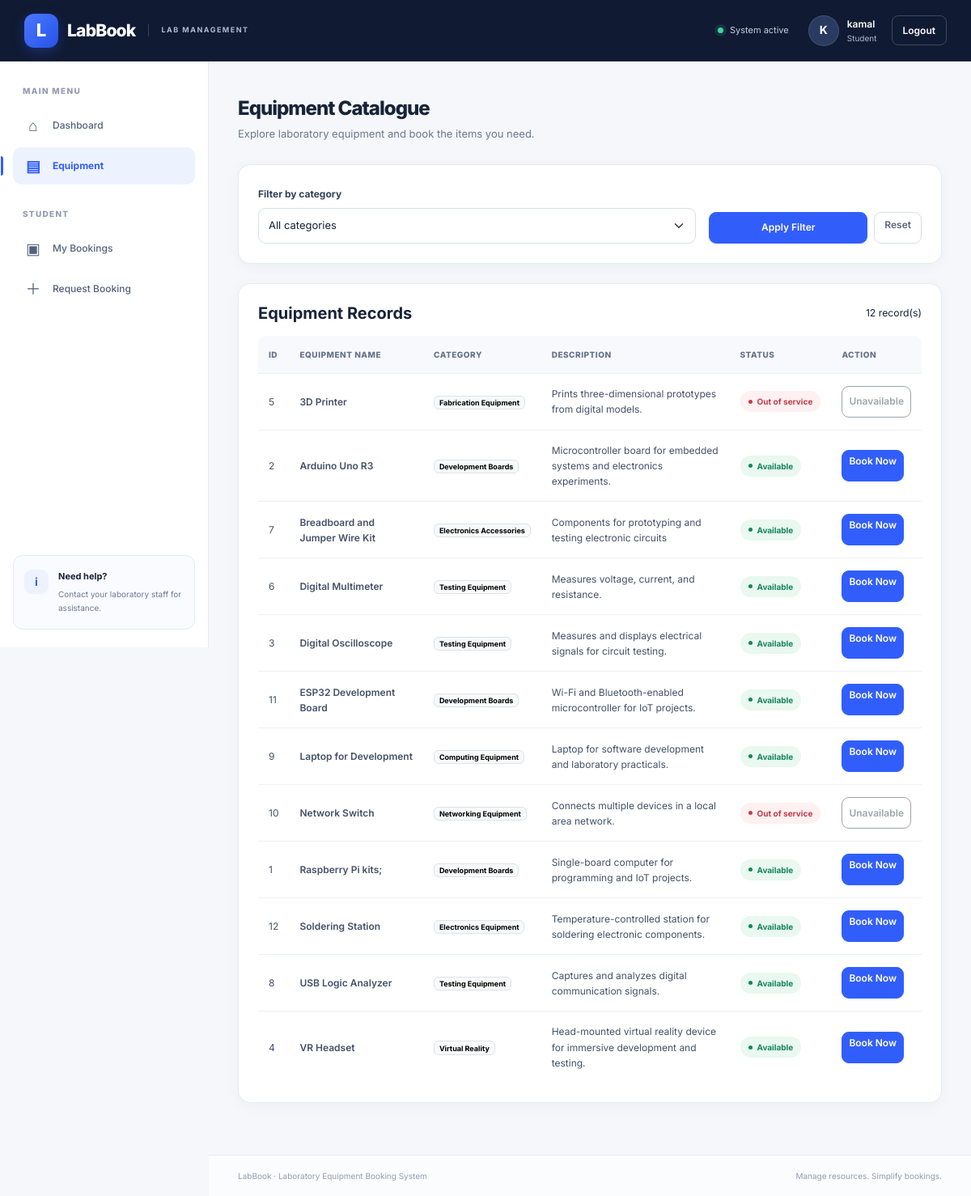
The page /equipment/ (signed in) on the database its author committed.
### models/user.py (models this page shows, shortened)
class User(UserMixin, db.Model):
    __tablename__ = "users"
    id = db.Column(db.Integer, primary_key=True)
    username = db.Column(db.String(80), unique=True, nullable=False)
    email = db.Column(db.String(120), unique=True, nullable=False)
    password_hash = db.Column(db.String(255), nullable=False)
    role = db.Column(db.String(20), nullable=False, default="student")
    bookings = db.relationship(
        "Booking",
        back_populates="student",
    )

### models/equipment.py (models this page shows, shortened)
class Equipment(db.Model):
    __tablename__ = "equipment"
    id = db.Column(db.Integer, primary_key=True)
    name = db.Column(
        db.String(100),
        nullable=False,
    )
    category = db.Column(
        db.String(50),
        nullable=False,
    )
    description = db.Column(
        db.String(250),
        nullable=False,
        default="",
    )
    status = db.Column(
        db.String(20),
        nullable=False,
        default="Available",
    )
    bookings = db.relationship(
        "Booking",
        back_populates="equipment",
    )

### routes/equipment.py (the view)
@equipment_bp.route("/")
@login_required
def list_equipment():
    selected_category = request.args.get("category", "").strip()
    query = select(Equipment).order_by(Equipment.name)
    if selected_category:
        query = query.where(Equipment.category == selected_category)
    equipment_items = db.session.scalars(query).all()
    categories = db.session.scalars(
        select(Equipment.category).distinct().order_by(Equipment.category)
    ).all()
    return render_template(
        "equipment.html",
        equipment=equipment_items,
        categories=categories,
        selected_category=selected_category,
    )

### models/user.py (called while the page is built)
@login_manager.user_loader
def load_user(user_id):
    try:
        return db.session.get(User, int(user_id))
    except (ValueError, TypeError):
        return None

### templates/equipment.html (shortened to what this page needs)
{% extends "base.html" %}
{% block content %}
<div class="page-heading d-flex flex-wrap justify-content-between align-items-center gap-3">
    <div>
        <h1>Equipment Catalogue</h1>
        <p>Explore laboratory equipment and book the items you need.</p>
    </div>
</div>
<div class="panel mb-4">
    <form method="GET"
          action="{{ url_for('equipment.list_equipment') }}"
          class="row g-3 align-items-end">
        <div class="col-md-8">
            <label for="category" class="form-label">
                Filter by category
            </label>
            <select id="category" name="category" class="form-select">
                <option value="">All categories</option>
            </select>
        </div>
        <div class="col-md-4 d-flex gap-2">
            <button type="submit" class="btn btn-primary flex-grow-1">
                Apply Filter
            </button>
            <a href="{{ url_for('equipment.list_equipment') }}"
               class="btn btn-outline-secondary">
                Reset
            </a>
        </div>
    </form>
</div>
<div class="panel">
    <div class="d-flex flex-wrap justify-content-between align-items-center gap-2 mb-3">
        <h5 class="fw-bold mb-0">Equipment Records</h5>
        <span class="muted-text small">
            {{ equipment|length }} record(s)
        </span>
    </div>
    <div class="table-responsive">
        <table class="table table-hover align-middle mb-0">
            <thead>
                <tr>
                    <th>ID</th>
                    <th>Equipment Name</th>
                    <th>Category</th>
                    <th>Description</th>
                    <th>Status</th>
                    <th>Action</th>
                </tr>
            </thead>
            <tbody>
                {% for item in equipment %}
                    <tr>
                        <td>{{ item.id }}</td>
                        <td class="fw-semibold">
                            {{ item.name }}
                        </td>
                        <td>
                            <span class="badge text-bg-light border">
                                {{ item.category }}
                            </span>
                        </td>
                        <td class="equipment-description">
                            {{ item.description or 'No description provided' }}
                        </td>
                        <td>
                            {% if item.status == 'Available' %}
                                <span class="status-badge status-approved">
                                    Available
                                </span>
                            {% else %}
                                <span class="status-badge status-rejected">
                                    Out of service
                                </span>
                            {% endif %}
                        </td>
                        <td>
                            {% if current_user.is_authenticated
                                  and current_user.role == 'staff' %}
                                <div class="d-flex flex-wrap gap-2">
                                    <a href="{{ url_for('equipment.edit_equipment', equipment_id=item.id) }}"
                                       class="btn btn-sm btn-outline-primary">
                                        Edit
                                    </a>
                                    <form method="POST"
                                          action="{{ url_for('equipment.delete_equipment', equipment_id=item.id) }}"
                                          onsubmit="return confirm('Delete this equipment record?');">
                                        <button type="submit"
                                                class="btn btn-sm btn-outline-danger">
                                            Delete
                                        </button>
                                    </form>
                                </div>
                            {% elif item.status == 'Available'
                                      and current_user.is_authenticated
                                      and current_user.role == 'student' %}
                                <a href="{{ url_for('bookings.create_booking', equipment_id=item.id) }}"
                                   class="btn btn-sm btn-primary">
                                    Book Now
                                </a>
                            {% elif item.status != 'Available' %}
                                <button type="button"
                                        class="btn btn-sm btn-outline-secondary"
                                        disabled>
                                    Unavailable
                                </button>
                            {% else %}
                                <a href="{{ url_for('auth.login') }}"
                                   class="btn btn-sm btn-outline-primary">
                                    Login to Book
                                </a>
                            {% endif %}
                        </td>
                    </tr>
                {% endfor %}
            </tbody>
        </table>
    </div>
</div>
{% endblock %}

### templates/base.html (shortened to what this page needs)
<!DOCTYPE html>
<html lang="en">
<head>
    <link href="https://cdn.jsdelivr.net/npm/bootstrap@5.3.3/dist/css/bootstrap.min.css"
          rel="stylesheet">
    <link rel="stylesheet"
          href="{{ url_for('static', filename='css/style.css') }}">
</head>
<body>
    <nav class="topbar">
        <div class="topbar-inner">
            <a class="navbar-brand-custom" href="{{ url_for('home') }}">
                <span class="brand-icon">L</span>
                <span class="brand-name">LabBook</span>
                <span class="brand-tagline">LAB MANAGEMENT</span>
            </a>
            <div class="topbar-right">
                {% if current_user.is_authenticated %}
                    <div class="system-indicator">
                        <span class="online-dot"></span>
                        System active
                    </div>
                    <div class="user-menu">
                        <div class="user-avatar">
                            {{ current_user.username[0]|upper }}
                        </div>
                        <div class="user-details">
                            <span class="user-name">
                                {{ current_user.username }}
                            </span>
                            <span class="user-role">
                                {{ current_user.role|title }}
                            </span>
                        </div>
                        <a href="{{ url_for('auth.logout') }}"
                           class="btn-logout">
                            Logout
                        </a>
                    </div>
                {% endif %}
            </div>
        </div>
    </nav>
    <div class="app-layout">
        <aside class="sidebar">
            <div class="sidebar-content">
                <p class="sidebar-label">MAIN MENU</p>
                <a class="sidebar-link {% if request.endpoint == 'home' %}active{% endif %}"
                   href="{{ url_for('home') }}">
                    <span class="nav-icon">⌂</span>
                    Dashboard
                </a>
                {% if current_user.is_authenticated %}
                    <a class="sidebar-link {% if request.endpoint and request.endpoint.startswith('equipment.') %}active{% endif %}"
                       href="{{ url_for('equipment.list_equipment') }}">
                        <span class="nav-icon">▤</span>
                        Equipment
                    </a>
                    {% if current_user.role == 'student' %}
                        <p class="sidebar-label sidebar-section-label">
                            STUDENT
                        </p>
                        <a class="sidebar-link {% if request.endpoint == 'bookings.my_bookings' %}active{% endif %}"
                           href="{{ url_for('bookings.my_bookings') }}">
                            <span class="nav-icon">▣</span>
                            My Bookings
                        </a>
                        <a class="sidebar-link {% if request.endpoint == 'bookings.create_booking' %}active{% endif %}"
                           href="{{ url_for('bookings.create_booking') }}">
                            <span class="nav-icon">＋</span>
                            Request Booking
                        </a>
                    {% endif %}
                {% endif %}
            </div>
            <div class="sidebar-footer">
                <div class="help-icon">i</div>
                <div class="help-content">
                    <strong>Need help?</strong>
                    <p>Contact your laboratory staff for assistance.</p>
                </div>
            </div>
        </aside>
        <main class="main-content">
            <div class="content-wrapper">
                {% block content %}{% endblock %}
            </div>
            <footer class="app-footer">
                <span>LabBook · Laboratory Equipment Booking System</span>
                <span>Manage resources. Simplify bookings.</span>
            </footer>
        </main>
    </div>
</body>
</html>

### templates/equipment.html (style rules this page uses)
.equipment-description { min-width: 180px; max-width: 300px; white-space: normal; overflow-wrap: anywhere; }

### rows shown on the page
User: username "K", username "kamal", role "Student"
Equipment: id "5", name "3D Printer", category "Fabrication Equipment", description "Prints three-dimensional prototypes from digital models.", status "Out of service"
Equipment: id "2", name "Arduino Uno R3", category "Development Boards", description "Microcontroller board for embedded systems and electronics experiments.", status "Available"
Equipment: id "7", name "Breadboard and Jumper Wire Kit", category "Electronics Accessories", description "Components for prototyping and testing electronic circuits", status "Available"
Equipment: id "6", name "Digital Multimeter", category "Testing Equipment", description "Measures voltage, current, and resistance.", status "Available"
Equipment: id "3", name "Digital Oscilloscope", category "Testing Equipment", description "Measures and displays electrical signals for circuit testing.", status "Available"
Equipment: id "11", name "ESP32 Development Board", category "Development Boards", description "Wi-Fi and Bluetooth-enabled microcontroller for IoT projects.", status "Available"
Equipment: id "9", name "Laptop for Development", category "Computing Equipment", description "Laptop for software development and laboratory practicals.", status "Available"
Equipment: id "10", name "Network Switch", category "Networking Equipment", description "Connects multiple devices in a local area network.", status "Out of service"
Equipment: id "1", name "Raspberry Pi kits;", category "Development Boards", description "Single-board computer for programming and IoT projects.", status "Available"
Equipment: id "12", name "Soldering Station", category "Electronics Equipment", description "Temperature-controlled station for soldering electronic components.", status "Available"
Equipment: id "8", name "USB Logic Analyzer", category "Testing Equipment", description "Captures and analyzes digital communication signals.", status "Available"
Equipment: id "4", name "VR Headset", category "Virtual Reality", description "Head-mounted virtual reality device for immersive development and testing.", status "Available"

### other values the page prints
{{ equipment|length }} "12"
